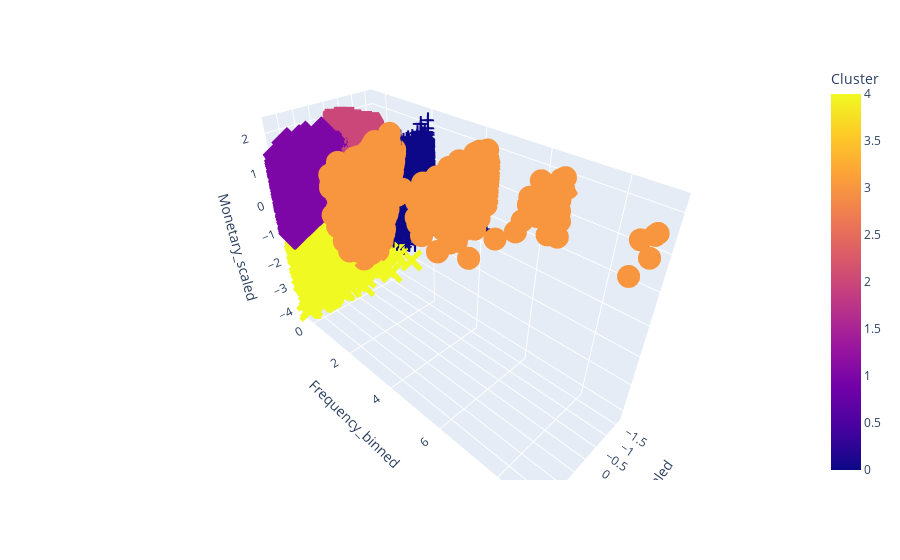

Notebook source saved alongside this figure:
### Code cell
test = rfm_scaled.copy()
test['Cluster'] = km_final.fit_predict(rfm_scaled)
fig = px.scatter_3d(test, x='Recency_scaled', y='Frequency_scaled', z='Monetary_scaled', color='Cluster', symbol='Cluster')
fig.update_layout(scene = dict(xaxis_title='Recency_scaled', yaxis_title='Frequency_binned', zaxis_title='Monetary_scaled'), showlegend=False)
fig.show()

### Figure 1 — Plotly figure (JSON) as saved in the notebook; plotly's stock layout.template omitted (floating-point values rounded to 4 significant figures; data arrays with more than 128 entries replaced by an {"elided": "..."} marker saying what was removed)
{"data": [{"hovertemplate": "Cluster=%{marker.color}<br>Recency_scaled=%{x}<br>Frequency_scaled=%{y}<br>Monetary_scaled=%{z}<extra></extra>", "legendgroup": "3", "marker": {"color": {"elided": "1457 int values"}, "coloraxis": "coloraxis", "symbol": "circle"}, "mode": "markers", "name": "3", "scene": "scene", "showlegend": true, "type": "scatter3d", "x": {"elided": "1457 float values"}, "y": {"elided": "1457 float values"}, "z": {"elided": "1457 float values"}}, {"hovertemplate": "Cluster=%{marker.color}<br>Recency_scaled=%{x}<br>Frequency_scaled=%{y}<br>Monetary_scaled=%{z}<extra></extra>", "legendgroup": "1", "marker": {"color": {"elided": "7689 int values"}, "coloraxis": "coloraxis", "symbol": "diamond"}, "mode": "markers", "name": "1", "scene": "scene", "showlegend": true, "type": "scatter3d", "x": {"elided": "7689 float values"}, "y": {"elided": "7689 float values"}, "z": {"elided": "7689 float values"}}, {"hovertemplate": "Cluster=%{marker.color}<br>Recency_scaled=%{x}<br>Frequency_scaled=%{y}<br>Monetary_scaled=%{z}<extra></extra>", "legendgroup": "2", "marker": {"color": {"elided": "7671 int values"}, "coloraxis": "coloraxis", "symbol": "square"}, "mode": "markers", "name": "2", "scene": "scene", "showlegend": true, "type": "scatter3d", "x": {"elided": "7671 float values"}, "y": {"elided": "7671 float values"}, "z": {"elided": "7671 float values"}}, {"hovertemplate": "Cluster=%{marker.color}<br>Recency_scaled=%{x}<br>Frequency_scaled=%{y}<br>Monetary_scaled=%{z}<extra></extra>", "legendgroup": "4", "marker": {"color": {"elided": "5081 int values"}, "coloraxis": "coloraxis", "symbol": "x"}, "mode": "markers", "name": "4", "scene": "scene", "showlegend": true, "type": "scatter3d", "x": {"elided": "5081 float values"}, "y": {"elided": "5081 float values"}, "z": {"elided": "5081 float values"}}, {"hovertemplate": "Cluster=%{marker.color}<br>Recency_scaled=%{x}<br>Frequency_scaled=%{y}<br>Monetary_scaled=%{z}<extra></extra>", "legendgroup": "0", "marker": {"color": {"elided": "2230 int values"}, "coloraxis": "coloraxis", "symbol": "cross"}, "mode": "markers", "name": "0", "scene": "scene", "showlegend": true, "type": "scatter3d", "x": {"elided": "2230 float values"}, "y": {"elided": "2230 float values"}, "z": {"elided": "2230 float values"}}], "layout": {"coloraxis": {"colorbar": {"title": {"text": "Cluster"}}, "colorscale": [[0, "#0d0887"], [0.1111, "#46039f"], [0.2222, "#7201a8"], [0.3333, "#9c179e"], [0.4444, "#bd3786"], [0.5556, "#d8576b"], [0.6667, "#ed7953"], [0.7778, "#fb9f3a"], [0.8889, "#fdca26"], [1, "#f0f921"]]}, "legend": {"title": {"text": "Cluster"}, "tracegroupgap": 0}, "margin": {"t": 60}, "scene": {"domain": {"x": [0, 1], "y": [0, 1]}, "xaxis": {"title": {"text": "Recency_scaled"}}, "yaxis": {"title": {"text": "Frequency_binned"}}, "zaxis": {"title": {"text": "Monetary_scaled"}}}, "showlegend": false}}
